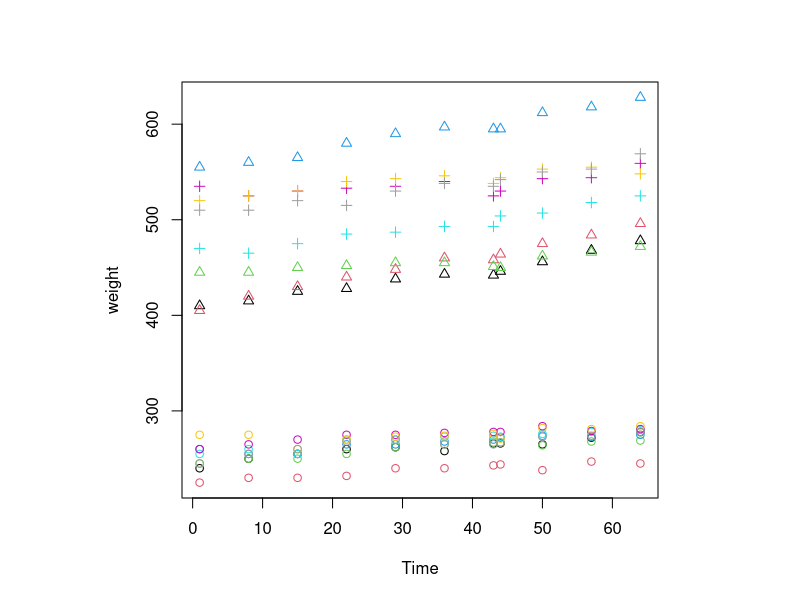
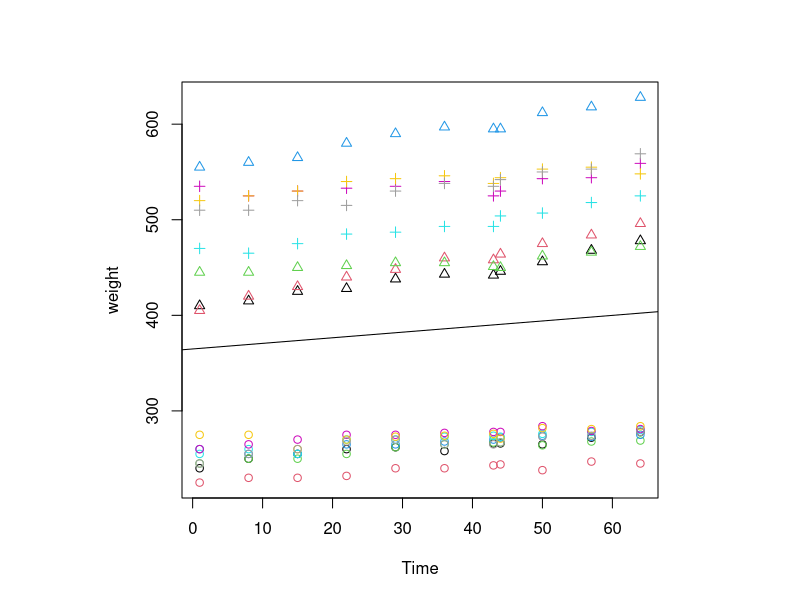
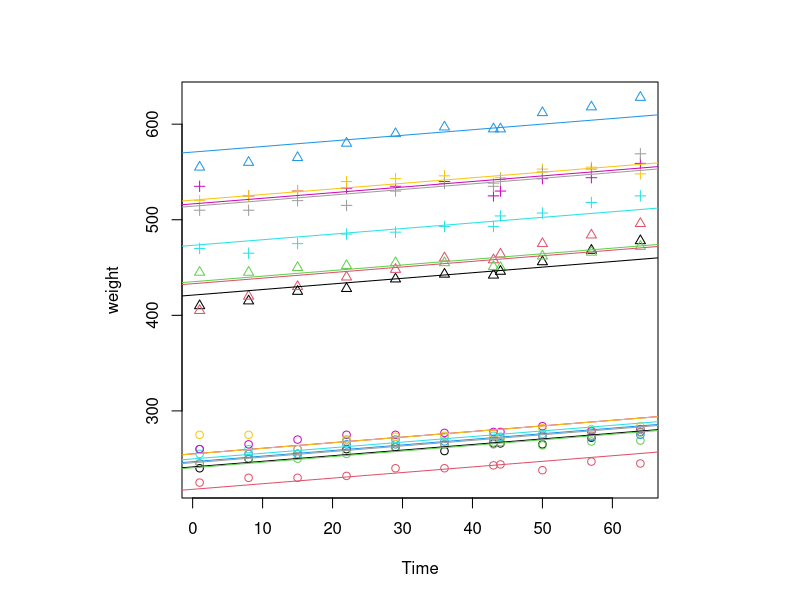
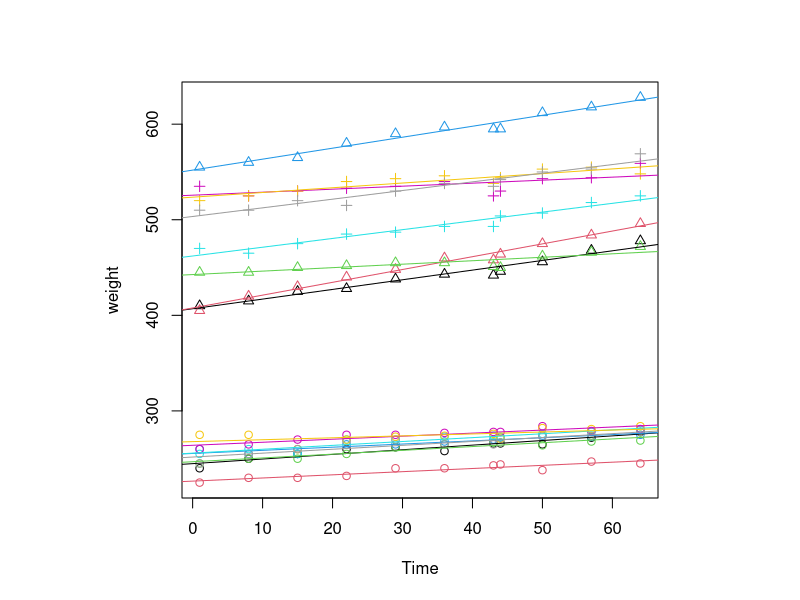
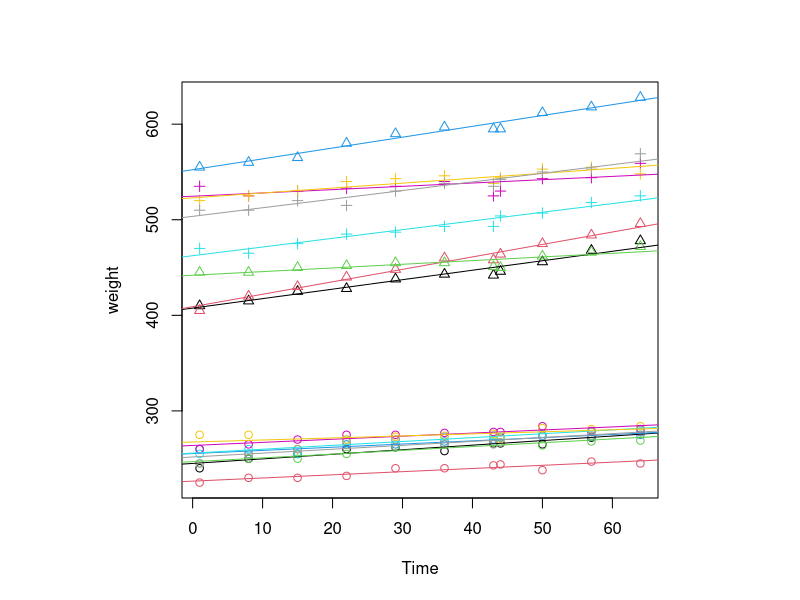
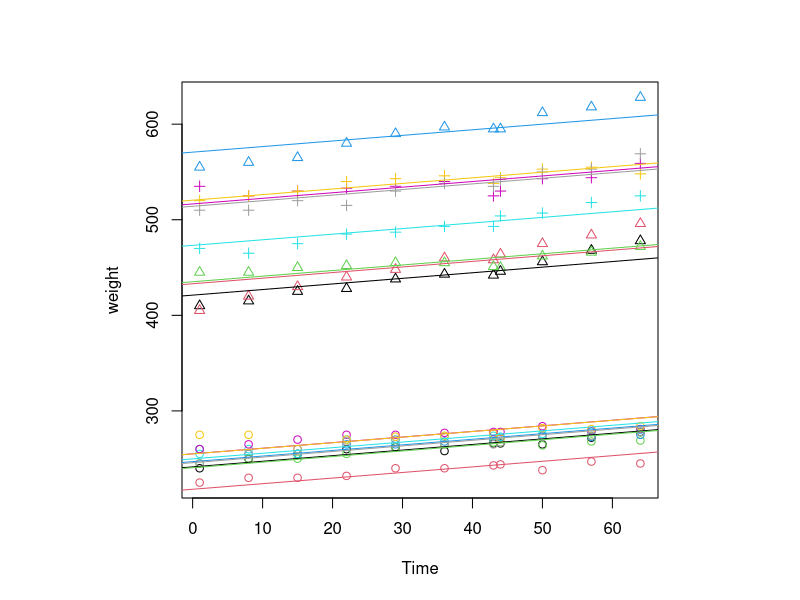
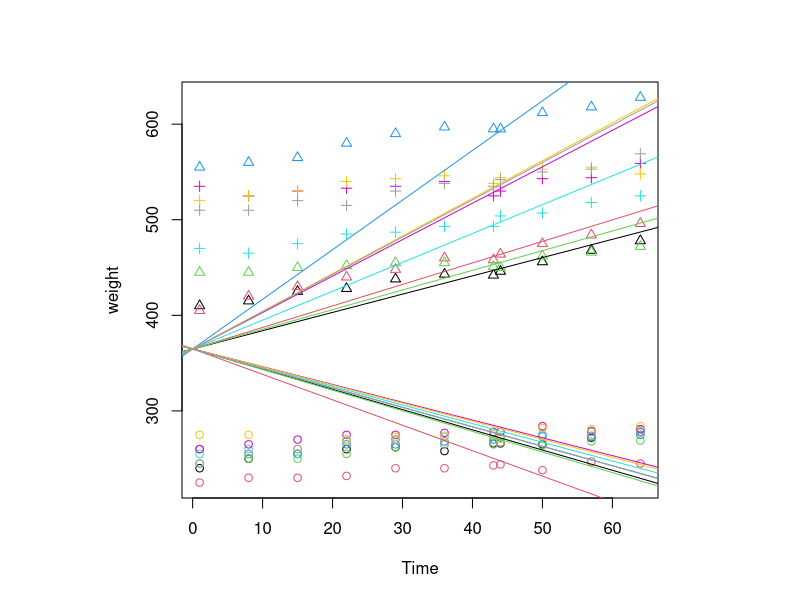
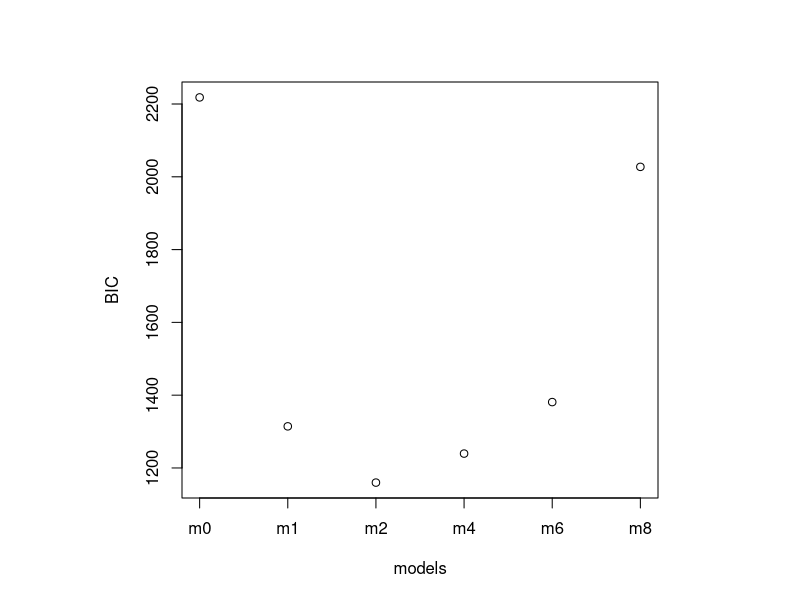

Write the R code that produced these figures, in order.
## ---- chunk 1
knitr::opts_chunk$set(collapse=TRUE, comment = "#>", fig.width=9, fig.height=6, eval=TRUE, echo=TRUE, results="verbatim", warning=FALSE)
## ---- chunk 2
d = nlme::BodyWeight
d$Rat = factor(d$Rat, levels=unique(d$Rat), order=FALSE)
head(d)
dim(d)
layout(1, respect=TRUE)
plot(weight~Time, d, col=d$Rat, pch=as.numeric(d$Diet))
## ---- chunk 3
m0 = lm(weight~Time, d)
m1 = lm(weight~Time+Rat, d)
m2 = lm(weight~Time*Rat, d)
## ---- chunk 4
layout(1, respect=TRUE)

m0 = lm(weight~Time, d)
summary(m0)
plot(weight~Time, d, col=d$Rat, lty=as.numeric(d$Diet), pch=as.numeric(d$Diet))
abline(m0)

m1 = lm(weight~Time+Rat, d)
summary(m1)
plot(weight~Time, d, col=d$Rat, lty=as.numeric(d$Diet), pch=as.numeric(d$Diet))
abline(a=m1$coef[1]             , b=m1$coef[2], col=1)
n = length(levels(d$Rat))
for (i in 2:n) {
  abline(a=m1$coef[1] + m1$coef[i+1], b=m1$coef[2], col=i)  
}


m2 = lm(weight~Time*Rat, d)
summary(m2)
plot(weight~Time, d, col=d$Rat, lty=as.numeric(d$Diet), pch=as.numeric(d$Diet))
abline(a=m2$coef[1]             , b=m2$coef[2]              , col=1)
n = length(levels(d$Rat))
for (i in 2:n) {
  abline(a=m2$coef[1] + m2$coef[i+1], b=m2$coef[2] + m2$coef[n+i] , col=i)
}
# abline(a=m2$coef[1] + m2$coef[3], b=m2$coef[2] + m2$coef[7] , col=2)
# abline(a=m2$coef[1] + m2$coef[4], b=m2$coef[2] + m2$coef[8] , col=3)
# abline(a=m2$coef[1] + m2$coef[5], b=m2$coef[2] + m2$coef[9] , col=4)
# abline(a=m2$coef[1] + m2$coef[6], b=m2$coef[2] + m2$coef[10], col=5)

## ---- chunk 5
m4 = lme4::lmer(weight ~ Time + (Time | Rat), data=d)
## ---- chunk 6
layout(1, respect=TRUE)


m4 = lme4::lmer(weight ~ Time + (Time | Rat), data=d)
summary(m4)
coef(m4)
plot(weight~Time, d, col=d$Rat, lty=as.numeric(d$Diet), pch=as.numeric(d$Diet))
n = length(levels(d$Rat))
for (i in 1:n) {
  abline(a=coef(m4)$Rat[i,1], b=coef(m4)$Rat[i,2], col=i)
}
## ---- chunk 7
m6 = lme4::lmer(weight ~ Time + (1 | Rat), data = d)
m8 = lme4::lmer(weight ~ Time + (0+Time | Rat), data = d)
## ---- chunk 8
layout(1, respect=TRUE)

m6 = lme4::lmer(weight ~ Time + (1 | Rat), data = d)
summary(m6)
coef(m6)
plot(weight~Time, d, col=d$Rat, lty=as.numeric(d$Diet), pch=as.numeric(d$Diet))
n = length(levels(d$Rat))
for (i in 1:n) {
  abline(a=coef(m6)$Rat[i,1], b=coef(m6)$Rat[i,2], col=i)
}

m8 = lme4::lmer(weight ~ Time + (0+Time | Rat), data = d)
summary(m8)
coef(m8)
plot(weight~Time, d, col=d$Rat, lty=as.numeric(d$Diet), pch=as.numeric(d$Diet))
for (i in 1:n) {
  abline(a=coef(m8)$Rat[i,1], b=coef(m8)$Rat[i,2], col=i)
}
## ---- chunk 9
layout(1, respect=TRUE)
plot(c(
  BICm0=BIC(m0),
  BICm1=BIC(m1),
  BICm2=BIC(m2),
  BICm4=BIC(m4),
  BICm6=BIC(m6),
  BICm8=BIC(m8)
), ylab="BIC", xaxt="n", xlab="models")
axis(1, at=1:6, label=c("m0", "m1", "m2", "m4", "m6", "m8"))

## ---- chunk 10
BIC(m0)
BIC(m1)
BIC(m2)
BIC(m4)
BIC(m6)
BIC(m8)
## ---- chunk 11
layout(matrix(1:2,1), respect=TRUE)
plot(weight~Time, d, col=d$Rat, pch=as.numeric(d$Diet))
m = lm(weight~Time*Diet, d)
summary(m)
m$coef
abline(a=m$coef[1], b=m$coef[2], col=1)
abline(a=m$coef[1] + m$coef[["Diet2"]], b=m$coef[2]+m$coef[["Time:Diet2"]], col=2)
abline(a=m$coef[1] + m$coef[["Diet3"]], b=m$coef[2]+m$coef[["Time:Diet3"]], col=3)
legend("topleft", c("Diet1", "Diet2", "Diet3"), col=1:3, lty=1)
## ---- chunk 12
layout(matrix(1:3,1), respect=TRUE)

m9 = lme4::lmer(weight ~ Time*Diet + (Time | Rat), data=d)
summary(m9)
coef(m9)
plot(weight~Time, d, col=d$Rat, lty=as.numeric(d$Diet), pch=as.numeric(d$Diet), main="weight ~ Time*Diet + (Time | Rat)")
n = length(levels(d$Rat))
for (i in 1:n) {
  tmp_diet = d[d$Rat==i,]$Diet[1]
  if (tmp_diet==1) {
    abline(a=coef(m9)$Rat[i,1], b=coef(m9)$Rat[i,2], col=i)    
  } else if (tmp_diet==2) {
    abline(a=coef(m9)$Rat[i,1]+coef(m9)$Rat[i,3], b=coef(m9)$Rat[i,2]+coef(m9)$Rat[i,5], col=i)        
  } else {
    abline(a=coef(m9)$Rat[i,1]+coef(m9)$Rat[i,4], b=coef(m9)$Rat[i,2]+coef(m9)$Rat[i,6], col=i)    
  }
}



m10 = lme4::lmer(weight ~ Time*Diet + (1 | Rat), data=d)
summary(m10)
coef(m10)
plot(weight~Time, d, col=d$Rat, lty=as.numeric(d$Diet), pch=as.numeric(d$Diet), main="weight ~ Time*Diet + (1 | Rat)")
n = length(levels(d$Rat))
for (i in 1:n) {
  tmp_diet = d[d$Rat==i,]$Diet[1]
  if (tmp_diet==1) {
    abline(a=coef(m10)$Rat[i,1], b=coef(m10)$Rat[i,2], col=i)    
  } else if (tmp_diet==2) {
    abline(a=coef(m10)$Rat[i,1]+coef(m10)$Rat[i,3], b=coef(m10)$Rat[i,2]+coef(m10)$Rat[i,5], col=i)        
  } else {
    abline(a=coef(m10)$Rat[i,1]+coef(m10)$Rat[i,4], b=coef(m10)$Rat[i,2]+coef(m10)$Rat[i,6], col=i)    
  }
}
points(d$Time, predict(m10, d), col=d$Rat, pch=16)




m11 = lme4::lmer(weight ~ Time*Diet + (0+Time | Rat), data=d)
summary(m11)
coef(m11)
plot(weight~Time, d, col=d$Rat, lty=as.numeric(d$Diet), pch=as.numeric(d$Diet), main="weight ~ Time*Diet + (0+Time | Rat)")
n = length(levels(d$Rat))
for (i in 1:n) {
  tmp_diet = d[d$Rat==i,]$Diet[1]
  if (tmp_diet==1) {
    abline(a=coef(m11)$Rat[i,1], b=coef(m11)$Rat[i,2], col=i)    
  } else if (tmp_diet==2) {
    abline(a=coef(m11)$Rat[i,1]+coef(m11)$Rat[i,3], b=coef(m11)$Rat[i,2]+coef(m11)$Rat[i,5], col=i)        
  } else {
    abline(a=coef(m11)$Rat[i,1]+coef(m11)$Rat[i,4], b=coef(m11)$Rat[i,2]+coef(m11)$Rat[i,6], col=i)    
  }
}





plot(c(BIC(m9), BIC(m10), BIC(m11)))



m12 = nlme::lme(weight ~ Time*Diet, random = ~ 1, data=d)
summary(m12)



# # cours_reglog.html#42_test_du_rapport_de_vraisemblance
# anova(m4, m9, test="Chisq")


## ---- chunk 13
sessionInfo()
